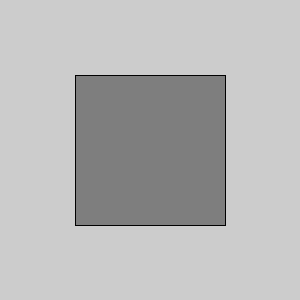
Frame 1 (no input)
Frame 60 (the mouse pressed at the canvas centre just before this capture): identical to frame 1, image omitted
Frame 120 (the mouse held since frame 60 and released just before this capture): identical to frame 1, image omitted

The Processing sketch that drew this single still picture (run headless with seeded random() and noise(); from frame 60 on, the mouse is pressed at the canvas centre):

// Processing sketch: mouse
// ── mouse.pde
//IMouse mouse = new Mouse1();
//IMouse mouse = new Mouse2();
//IMouse mouse = new Mouse3();
//IMouse mouse = new Mouse4();
//IMouse mouse = new Mouse5();
IMouse mouse = new Mouse6();

void setup() {
  size(300, 300);
  mouse.setup();
}

void draw() {
  mouse.draw();
}

// ── imouse.pde
interface IMouse {
  void setup();
  void draw();
}

// ── mouse_1.pde
class Mouse1 implements IMouse {
  
  void setup() {
    noStroke();
  }
  
  void draw(){
    float x = mouseX;
    float y = mouseY;
    float ix = width - mouseX;
    float iy = height - mouseY;
    background(126);
    fill(255, 150);
    ellipse(x, height/2, y, y);
    fill(0, 150);
    ellipse(ix, height/2, iy, iy);
  }
  
}

// ── mouse_2.pde
class Mouse2 implements IMouse {
  
  void setup() {
    strokeWeight(8);
  }
  
  void draw() {
    background(204);
    line(mouseX, mouseY, pmouseX, pmouseY);
  }
  
}

// ── mouse_3.pde
class Mouse3 implements IMouse {
  
  void setup() {
    noStroke();
    fill(0);
  }
  
  void draw() {
    background(204);
    if (mouseX < width/2) {
      rect(0, 0, width/2, height);
    } else {
      rect(width/2, 0, width/2, height);
    }
  }
  
}

// ── mouse_4.pde
class Mouse4 implements IMouse {
  
  void setup() {
    noStroke();
    fill(0);
  }
  
  void draw() {
    background(204);
    if ((mouseX <= width/2) && (mouseY <= height/2)) {
      rect(0, 0, width/2, height/2); // Upper-left
    } else if ((mouseX <= width/2) && (mouseY > height/2)) {
      rect(0, height/2, width/2, height/2); // Lower-left
    } else if ((mouseX > width/2) && (mouseY <= height/2)) {
      rect(width/2, 0, width/2, height/2); // Upper-right
    } else {
      rect(width/2, height/2, width/2, height/2); // Lower-right
    }
  }
  
}

// ── mouse_5.pde
class Mouse5 implements IMouse {
  
  void setup() {
  }
  
  void draw() {
    background(204);
    if(mousePressed == true) {
      fill(255);
    } else {
      fill(0);
    }
    rect(width/4, height/4, (2*width)/4, (2*height)/4);
  }
  
}

// ── mouse_6.pde
class Mouse6 implements IMouse {
  
  void setup() {
  }
  
  void draw() {
    if (mouseButton == LEFT) {
      fill(0); // Black
    } else if (mouseButton == RIGHT) {
      fill(255); // White
    } else {
      fill(126); // Gray
    }
    rect(width/4, height/4, (2*width)/4, (2*height)/4);
  }
  
}
